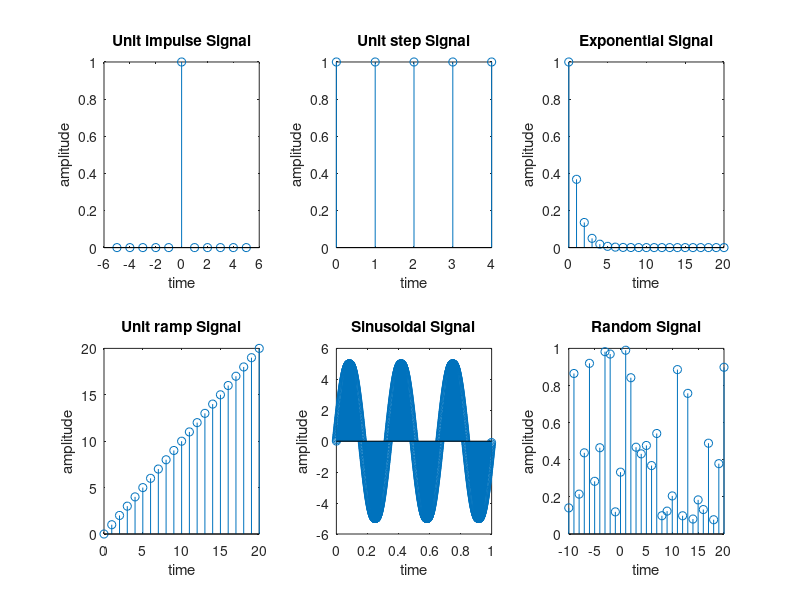

The MATLAB source for this figure:
%Unit impulse Signal

N=5; %set limit
t1 = -5:5;
x1 = [zeros(1,N),ones(1,1),zeros(1,N)];
subplot(2,3,1);
stem(t1,x1);
xlabel ('time');
ylabel('amplitude');
title('Unit impulse Signal');



%Unit step Signal

N=5; %set limit
t2 = 0:4;
x2 = ones(1,5);
subplot(2,3,2);
stem(t2,x2);
xlabel ('time');
ylabel('amplitude');
title('Unit step Signal');



%Exponential Signal

N=5; %set limit
t3 = 0:1:20;
x3 = exp(-t3);
subplot(2,3,3);
stem(t3,x3);
xlabel ('time');
ylabel('amplitude');
title('Exponential Signal');



%Unit ramp Signal

N=5; %set limit
t4 = 0:20;
x4 = t4;
subplot(2,3,4);
stem(t4,x4);
xlabel ('time');
ylabel('amplitude');
title('Unit ramp Signal');




%Sinusoidal Signal

A=5;
F=3;
t5 = 0.0001:0.001:1;
x5 = A*sin(2*pi*F*t5);
subplot(2,3,5);
stem(t5,x5);
xlabel ('time');
ylabel('amplitude');
title('Sinusoidal Signal');




%Random Signal

t6 = -10:1:20;
x6 = rand(1,31);
subplot(2,3,6);
stem(t6,x6);
xlabel ('time');
ylabel('amplitude');
title('Random Signal');
